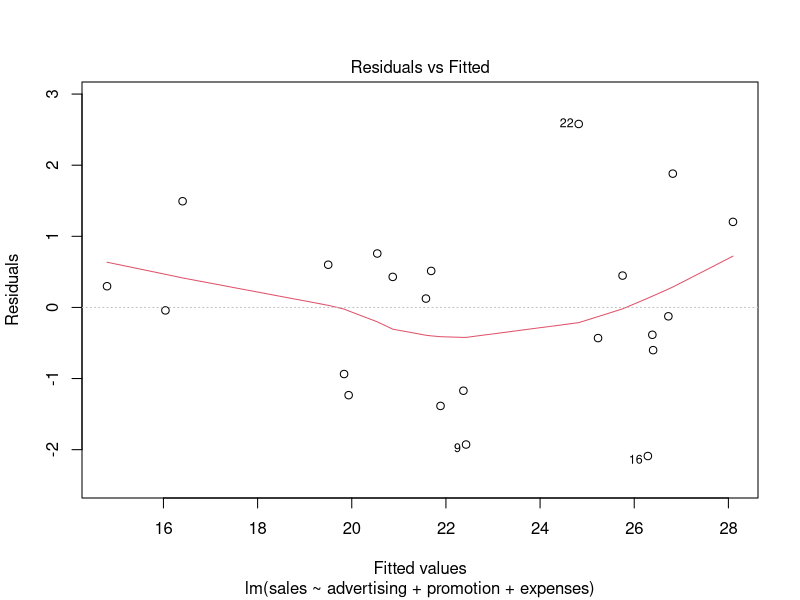
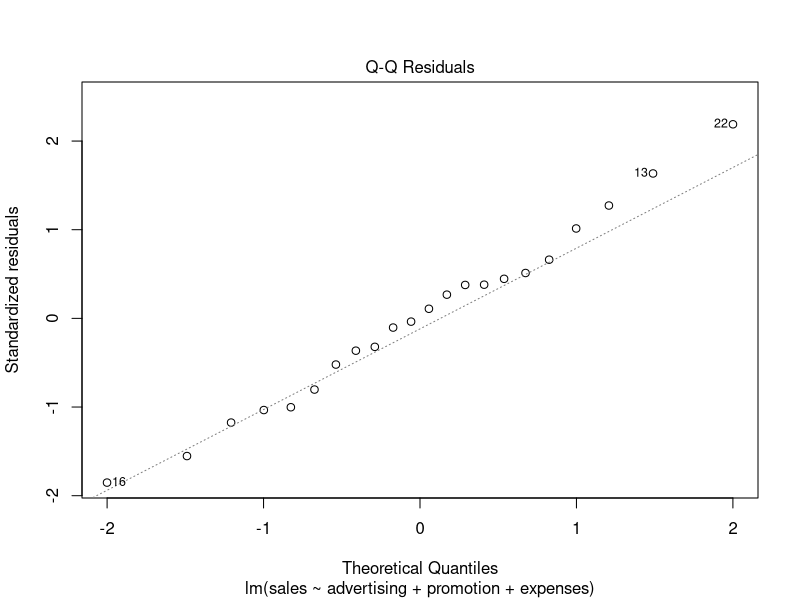
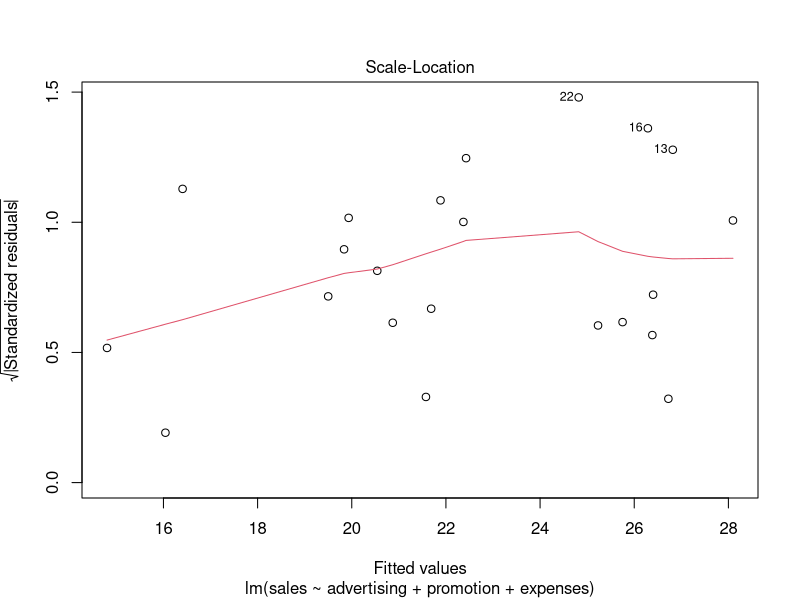
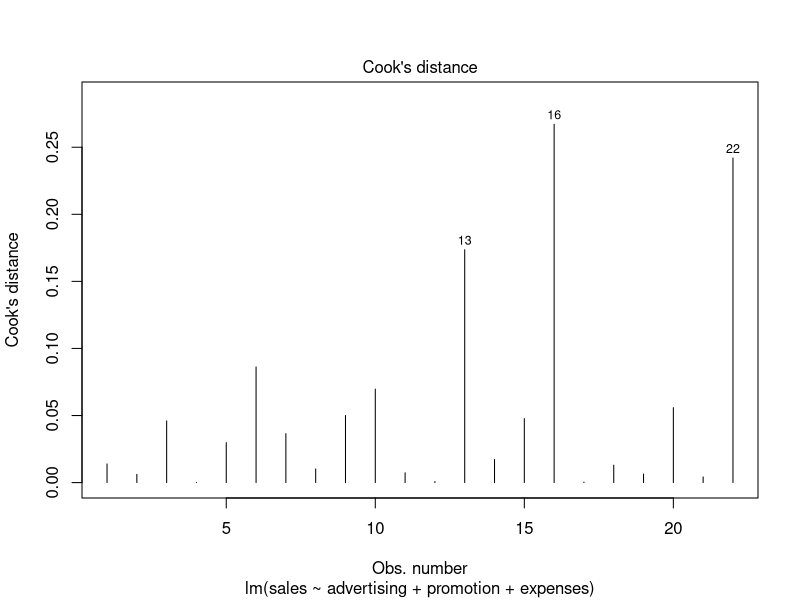

Write R code to recreate these figures, in order.
# The lm() function is used to fit linear regression models in R. The function has many arguments, but for the
# purpose of this module we will only use the formula and data arguments. For a multiple linear regression model
# with three independent variables, the formula argument defines the model as Y ~ X1 + X2 + X3 (this equation is
# adjusted for any number of independent variables). The data argument identifies the dataset. There are four plots
# as part of the regression output that we will evaluate this year, namely the residuals vs. fitted, normal Q-Q, scale
# location, and Cook’s distance.

# Example: Sales Prediction
# The annual data on advertising, promotions, sales expenses and sales for a sample of companies are given in the
# sales.csv dataset. All variables are measured in millions of dollars. Fit a MLR model to predict sales using the
# other three variables.

# Load the dataset
sales <- read.csv("5_Linear_Regression/sales.csv")
View(sales)

# Regression Analysis
sales_model <- lm(sales ~ advertising + promotion + expenses, data = sales)
summary(sales_model)

# Results
# Call:
# lm(formula = sales ~ advertising + promotion + expenses, data = sales)
#
# Residuals:
#      Min       1Q   Median       3Q      Max
# -2.08963 -0.85274  0.04115  0.57856  2.57964
#
# Coefficients:
#             Estimate Std. Error t value Pr(>|t|)
# (Intercept)   5.9141     1.8445   3.206  0.00489 ** # (H_o: intercept is 0, H_a: intercept is not 0) The intercept is 5.9141 and the p-value is 0.00489 which is less than 0.05, so the intercept is significant.
# advertising   1.1127     0.6954   1.600  0.12701    # (H_o: advertising does not have a significant effect on sales, H_a: advertising has a significant effect on sales) The coefficient for advertising is 1.1127 and the p-value is 0.12701 which is greater than 0.05, so advertising does not have a significant effect on sales.
# promotion     4.5865     0.6455   7.106 1.27e-06 *** # (H_o: promotion does not have a significant effect on sales, H_a: promotion has a significant effect on sales) The coefficient for promotion is 4.5865 and the p-value is 1.27e-06 which is less than 0.05, so promotion has a significant effect on sales.
# expenses     22.5791     2.0326  11.108 1.73e-09 *** # (H_o: expenses does not have a significant effect on sales, H_a: expenses has a significant effect on sales) The coefficient for expenses is 22.5791 and the p-value is 1.73e-09 which is less than 0.05, so expenses has a significant effect on sales.
# ---
# Signif. codes:  0 ‘***’ 0.001 ‘**’ 0.01 ‘*’ 0.05 ‘.’ 0.1 ‘ ’ 1
#
# Residual standard error: 1.292 on 18 degrees of freedom (The residual standard error is 1.292 and the degrees of freedom is 18.)
# Multiple R-squared:  0.9104,	Adjusted R-squared:  0.8954   (The multiple R-squared value is 0.9104 and the adjusted R-squared value is 0.8954. This indicates that the model explains 91.04% of the variance in sales.)
# F-statistic: 60.93 on 3 and 18 DF,  p-value: 1.264e-09  (The F-statistic is 60.93 with 3 and 18 degrees of freedom, and the p-value is 1.264e-09 which is less than 0.05, so the model is significant.)

# Interpretation
# Based on the F-statistic, the model is significant (p < 0.05) and explains 91.04% of the variance in sales.
# The coefficients for promotion and expenses are significant (p < 0.05), while the coefficient for advertising
# is not significant (p > 0.05). This suggests that promotion and expenses have a significant effect on sales,
# while advertising does not. The residual standard error is 1.292, indicating the average difference between
# the observed and predicted sales values. The model can be used to predict sales based on the values of promotion
# and expenses.

# Check Assumptions

# Assumption 1: Multicollinearity
# Multicollinearity occurs when two or more independent variables are highly correlated, leading to unstable estimates
# of the coefficients. The variance inflation factor (VIF) is used to detect multicollinearity, with values greater
# than 10 indicating a problem.

cor(sales)

# Results
#                  sales advertising   promotion    expenses
# sales        1.0000000  -0.1402891  0.54185188  0.80956373
# advertising -0.1402891   1.0000000 -0.34021309 -0.10058307
# promotion    0.5418519  -0.3402131  1.00000000  0.06258872
# expenses     0.8095637  -0.1005831  0.06258872  1.00000000

# The three independent variables are not highly correlated, and the VIF values are relatively low. Therefore, there
# is no multicollinearity in the data.

# Assumption 2: Residual plot (residuals vs. predicted)
plot(sales_model, which = 1)  # Residuals vs. Fitted

# Non-Linearity: The residuals should be randomly distributed around zero, with no discernible pattern. In this case,
# there appears to be a slight curvature in the residuals, indicating a potential non-linear relationship between the variables.
# Heteroscedasticity: The residuals should have constant variance across the range of predicted values. In this case,
# the residuals appear to have rondomly distributed variance.

# Assumption 3: Normality plot (normal Q-Q)
plot(sales_model, which = 2)  # Normal Q-Q

# The Q-Q plot appears to show approximate normality, although observation #13 and #22 seem a little off, and
# could be outliers.

# Assumption 4: Homoscedasticity plot (scale-location)
plot(sales_model, which = 3)  # Scale-Location

# The scale-location plot shows that the residuals are randomly distributed, indicating homoscedasticity.
# From the graph, the residuals appear somewhat randomly spread but is still affected by the potential
# outliers (#13, #16, #22).

# Assumption 5: Outliers (residuals vs. leverage)
plot(sales_model, which = 4)  # Residuals vs. Leverage

# The residuals vs. leverage plot shows that there are potential outliers in the data, specifically observations
# #13, #16, and #22. These outliers may be influencing the model results and should be investigated further.
# The plot shows that observation 13, 16 and 22 are outliers. We could remove outliers, remove insignificant
# variables, or transform variables to try to improve the model. However, this is a very small dataset (n = 22) and
# we do not see much improvement when we do any of the above. For regression analysis, we use a rule of thumb
# of 10 observations for each independent variable. More data is better.

# Conclusion
# The multiple linear regression model predicts sales based on the variables of advertising, promotion, and expenses.
# The model is significant and explains 91.04% of the variance in sales. Promotion and expenses have a significant
# effect on sales, while advertising does not. The model assumptions have been evaluated, and there are potential
# issues with non-linearity, outliers, and multicollinearity that should be addressed. Further analysis and model
# refinement may be needed to improve the predictive accuracy of the model.


# Example: Marks Prediction
# Import the marks.csv file, consisting of the marks (in percentage) of 50 students for the two semester tests and
# the exam. Check the multicollinearity in the data using the correlation matrix and the VIF value, which is 9.795
# for each of the two test marks.

# Load the dataset
marks <- read.csv("5_Linear_Regression/marks.csv")
View(marks)

# Correlation matrix
cor(marks)

# Results
# > cor(marks)
#           Test1     Test2      Exam
# Test1 1.0000000 0.9475803 0.7593029
# Test2 0.9475803 1.0000000 0.5872121
# Exam  0.7593029 0.5872121 1.0000000

# The correlation matrix shows that Test1 and Test2 are highly correlated (0.9475803), while Test1 and Exam (0.7593029)
# and Test2 and Exam (0.5872121) are moderately correlated. The VIF value for each of the two test marks is 9.795,
# indicating multicollinearity in the data.

# Fit a multiple linear regression model to predict the exam marks based on the two test marks.

# Regression Analysis
marks_model <- lm(Exam ~ Test1 + Test2, data = marks)
summary(marks_model)

# Results
# Call:
#   lm(formula = Exam ~ Test1 + Test2, data = marks)
#
# Residuals:
#   Min       1Q   Median       3Q      Max
# -0.93157 -0.29805  0.00966  0.24918  0.98865
#
# Coefficients:
#               Estimate Std. Error t value Pr(>|t|)
# (Intercept) 55.87020    1.11593  50.066  < 2e-16 ***
# Test1        0.39673    0.04576   8.670 2.59e-11 ***
# Test2       -0.27323    0.04833  -5.654 8.96e-07 ***
# ---
# Signif. codes:  0 ‘***’ 0.001 ‘**’ 0.01 ‘*’ 0.05 ‘.’ 0.1 ‘ ’ 1
#
# Residual standard error: 0.4769 on 47 degrees of freedom
# Multiple R-squared:  0.748,	Adjusted R-squared:  0.7372
# F-statistic: 69.74 on 2 and 47 DF,  p-value: 8.603e-15

# Interpretation
# The multiple linear regression model predicts exam marks based on the two test marks. The model is significant
# (p < 0.05) and explains 74.8% of the variance in exam marks. Test1 has a positive effect on exam marks, with a
# coefficient of 0.39673, while Test2 has a negative effect on exam marks, with a coefficient of -0.27323. The
# residual standard error is 0.4769, indicating the average difference between the observed and predicted exam marks.
# The model can be used to predict exam marks based on the values of Test1 and Test2.





